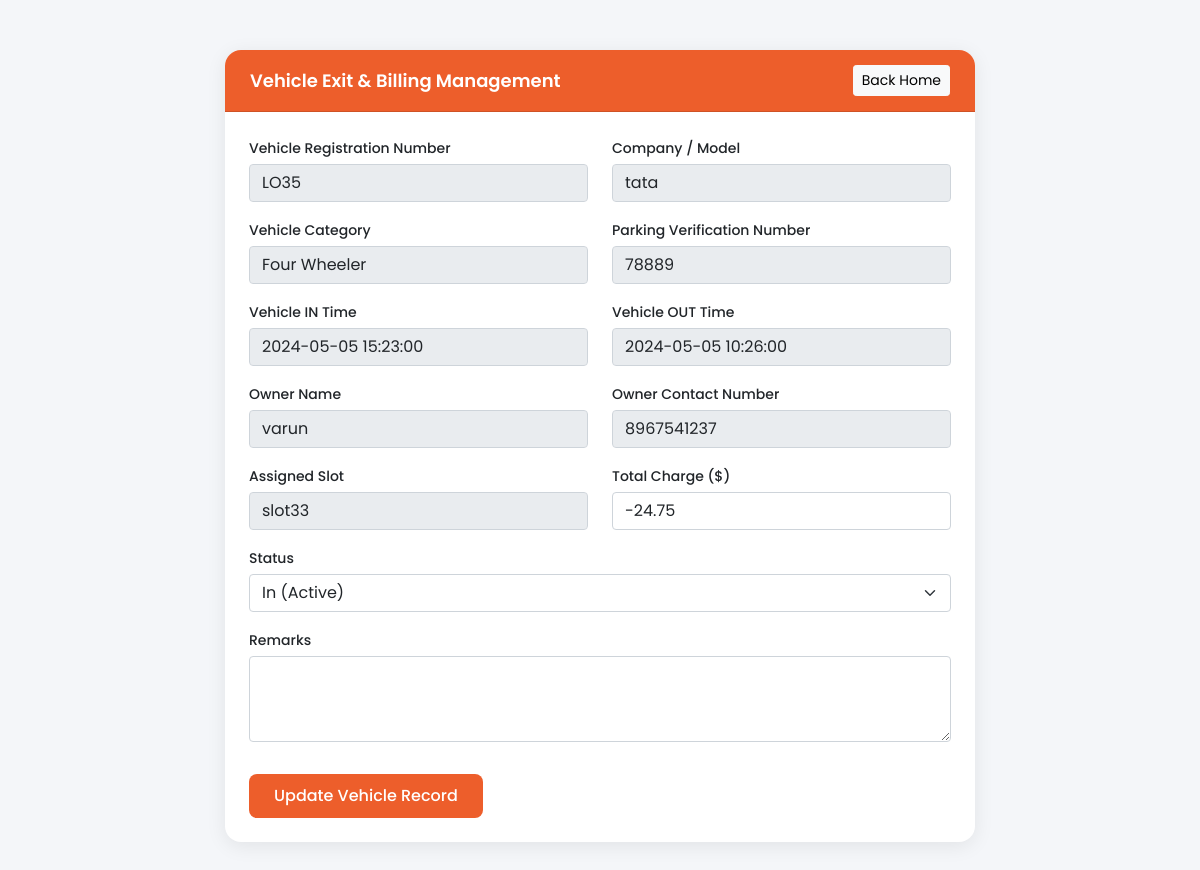
Screenshot of /outgoing-detail.php?updateid=140 (signed in) with the database file from the repository.
### tables this page shows
CREATE TABLE `vehicle_info` (
  `ID` int(10) NOT NULL,
  `ParkingNumber` varchar(120) DEFAULT NULL,
  `VehicleCategory` varchar(120) NOT NULL,
  `VehicleCompanyname` varchar(120) DEFAULT NULL,
  `RegistrationNumber` varchar(120) DEFAULT NULL,
  `OwnerName` varchar(120) DEFAULT NULL,
  `OwnerContactNumber` bigint(10) DEFAULT NULL,
  `InTime` timestamp NULL DEFAULT current_timestamp(),
  `OutTime` timestamp NULL DEFAULT NULL ON UPDATE current_timestamp(),
  `ParkingCharge` varchar(120) NOT NULL,
  `Remark` mediumtext NOT NULL,
  `Status` varchar(5) NOT NULL,
  `slot_number` varchar(100) NOT NULL
);

### outgoing-detail.php (the view, shortened to what this page needs)
<?php
require_once "database.php";
$cid = isset($_GET['updateid']) ? (int)$_GET['updateid'] : 0;
$vehicle = null;
if ($cid > 0) {
    $stmt = mysqli_prepare($conn, "SELECT * FROM vehicle_info WHERE ID = ?");
    if ($stmt) {
        mysqli_stmt_bind_param($stmt, "i", $cid);
        mysqli_stmt_execute($stmt);
        $res = mysqli_stmt_get_result($stmt);
        $vehicle = mysqli_fetch_assoc($res);
    }
}
?>
<!DOCTYPE html>
<html lang="en">
<head>
  <link rel="stylesheet" href="https://cdn.jsdelivr.net/npm/bootstrap@5.0.1/dist/css/bootstrap.min.css">
</head>
<body>
  <div class="card">
    <div class="card-header d-flex justify-content-between align-items-center">
      <span>Vehicle Exit & Billing Management</span>
      <a href="index.php" class="btn btn-sm btn-light">Back Home</a>
    </div>
    <div class="card-body p-4">
      <?php if ($vehicle): ?>
        <form method="POST">
          <div class="row">
            <div class="col-md-6 form-group">
              <label>Vehicle Registration Number</label>
              <input type="text" class="form-control" value="<?php echo htmlspecialchars($vehicle['RegistrationNumber']); ?>" readonly>
            </div>
            <div class="col-md-6 form-group">
              <label>Company / Model</label>
              <input type="text" class="form-control" value="<?php echo htmlspecialchars($vehicle['VehicleCompanyname']); ?>" readonly>
            </div>
            <div class="col-md-6 form-group">
              <label>Vehicle Category</label>
              <input type="text" class="form-control" value="<?php echo htmlspecialchars($vehicle['VehicleCategory']); ?>" readonly>
            </div>
            <div class="col-md-6 form-group">
              <label>Parking Verification Number</label>
              <input type="text" class="form-control" value="<?php echo htmlspecialchars($vehicle['ParkingNumber']); ?>" readonly>
            </div>
            <div class="col-md-6 form-group">
              <label>Vehicle IN Time</label>
              <input type="text" class="form-control" value="<?php echo htmlspecialchars($vehicle['InTime']); ?>" readonly>
            </div>
            <div class="col-md-6 form-group">
              <label>Vehicle OUT Time</label>
              <input type="text" class="form-control" value="<?php echo htmlspecialchars($vehicle['OutTime'] ?: 'In Progress'); ?>" readonly>
            </div>
            <div class="col-md-6 form-group">
              <label>Owner Name</label>
              <input type="text" class="form-control" value="<?php echo htmlspecialchars($vehicle['OwnerName']); ?>" readonly>
            </div>
            <div class="col-md-6 form-group">
              <label>Owner Contact Number</label>
              <input type="text" class="form-control" value="<?php echo htmlspecialchars($vehicle['OwnerContactNumber']); ?>" readonly>
            </div>
            <div class="col-md-6 form-group">
              <label>Assigned Slot</label>
              <input type="text" class="form-control" value="<?php echo htmlspecialchars($vehicle['slot_number']); ?>" readonly>
            </div>
            <div class="col-md-6 form-group">
              <label>Total Charge ($)</label>
              <input type="number" step="0.01" class="form-control" name="parkingcharge" value="<?php echo htmlspecialchars($vehicle['ParkingCharge']); ?>">
            </div>
            <div class="col-md-12 form-group">
              <label>Status</label>
              <select name="status" class="form-select">
                <option value="In" <?php if ($vehicle['Status'] !== 'Out') echo 'selected'; ?>>In (Active)</option>
              </select>
            </div>
            <div class="col-md-12 form-group">
              <label>Remarks</label>
              <textarea class="form-control" name="remark" rows="3"><?php echo htmlspecialchars($vehicle['Remark']); ?></textarea>
            </div>
          </div>
          <button type="submit" name="submit-in" class="btn-submit mt-3">Update Vehicle Record</button>
        </form>
      <?php else: ?>
        <p class="text-muted">No vehicle selected or invalid update ID. <a href="index.php">Return to home</a>.</p>
      <?php endif; ?>
    </div>
  </div>
</body>
</html>

### outgoing-detail.php (style rules this page uses)
* { font-family: "Poppins", sans-serif; }
body { background: #f4f6f9; min-height: 100vh; padding: 20px; }
.card { border-radius: 16px; border: none; box-shadow: 0 4px 20px rgba(0,0,0,0.08); margin: 30px auto; max-width: 750px; }
.card-header { background: #ed5e2b; color: white; border-radius: 16px 16px 0 0 !important; font-weight: 600; font-size: 18px; padding: 15px 25px; }
.form-group { margin-bottom: 16px; }
.form-group label { font-weight: 500; font-size: 14px; margin-bottom: 5px; }
.btn-submit { background: #ed5e2b; color: white; border: none; padding: 10px 25px; border-radius: 8px; font-weight: 500; }

### rows the page displays
vehicle_info: RegistrationNumber "LO35", VehicleCompanyname "tata", VehicleCategory "Four Wheeler", ParkingNumber "78889", InTime "2024-05-05 15:23:00", OutTime "2024-05-05 10:26:00", OwnerName "varun", OwnerContactNumber "8967541237", slot_number "slot33", parkingcharge "-24.75", status "In (Active)"
